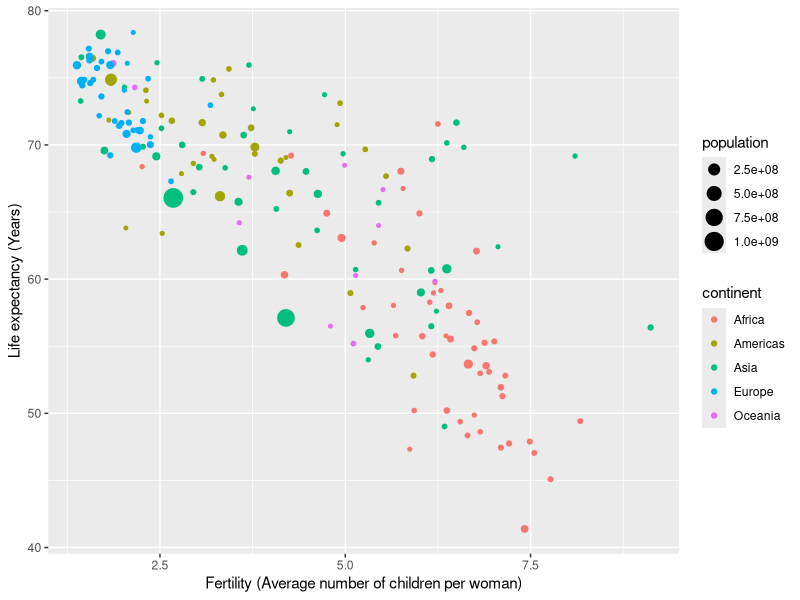
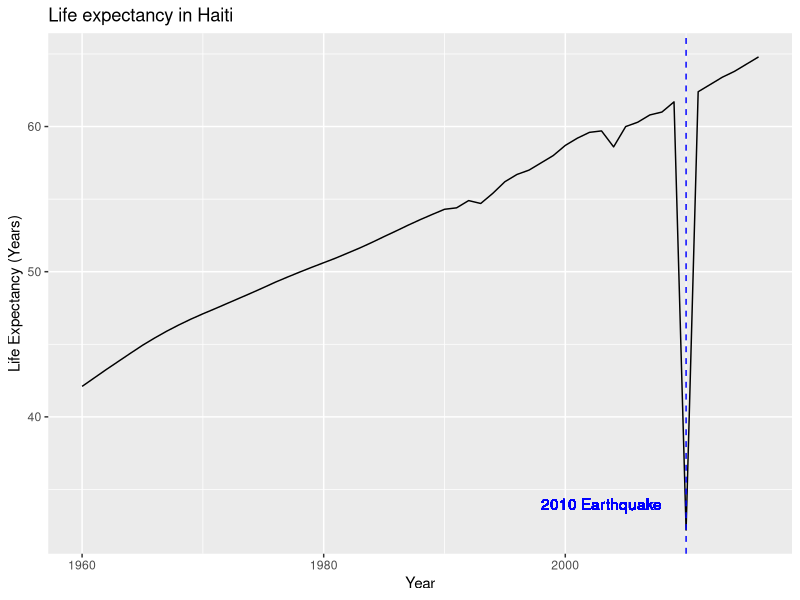

Write the R code that produced these figures, in order.
# Coding Question of the Day
# 9/26/2024
# Using the gapminder dataset, calculate the mean fertility rate by region for 
# the year 2015. Which 10 regions had the largest fertility rates that year?
# Assume there is no missing data. The following steps may be helpful.
# 1. Filter the data to only include the year 2015
# 2. Group by region
# 3. Calculate the average fertility rate for each region
# 4. Display the top 10 fertility rates (i.e., the 10 largest fertility rates)

library(dslabs)
library(dplyr)
data(gapminder)

region_fertility_rates <- gapminder %>%
  filter(year == 2015) %>%
  group_by(region) %>%
  summarise(avg_fertility_rate = mean(fertility)) %>%
  arrange(desc(avg_fertility_rate)) %>%
  top_n(10)

region_fertility_rates

# 10/01/2024
# Using the gapminder dataset, for the year 2000, add a column to the dataset 
# called `high_life_exp` that is equal to 1 if the life expectancy is above 
# 70 years of age and 0 otherwise. How many countries had a life expectancy 
# above 70 years in 2000? What percentage of countries included in the dataset 
# is this? Hint: it might be useful to use the ifelse function

library(dslabs)
library(dplyr)
data(gapminder)

gapminder_2000 <- gapminder %>%
  filter(year == 2000) %>%
  mutate(high_life_exp = ifelse(life_expectancy > 70, 1, 0))

# Sum the number of countries with life expectancy above 70
sum(gapminder_2000$high_life_exp)

# Percentage calculation
dim(gapminder_2000) # Show the number of countries in the dataset to get denominator

100/185 # 54%

# Another way to do the calculation
sum(gapminder_2000$high_life_exp) / length(gapminder_2000$high_life_exp)

#-------------------------------------------------------------------------------------------
# 10/03/2024
# Using the gapminder dataset and ggplot, for the year 1986, plot fertility on 
# the x-axis and life_expectancy on the y-axis. Color the points according to 
# continent, and make the size of the points correspond to the population of the 
# country. Update the x and y axis labels to be more informative. The arguments 
# color and size will be useful inside of ggplot. Note: you will most likely
# get ugly legends - don't worry about that right now. 

library(dslabs)
library(dplyr)
library(ggplot2)
data(gapminder)

gapminder %>% filter(year == 1986) %>%
  ggplot(aes(x = fertility, y = life_expectancy, color = continent, size = population)) +
  geom_point() +
  xlab("Fertility (Average number of children per woman)") +
  ylab("Life expectancy (Years)")


#-------------------------------------------------------------------------------------------
# 10/08/2024
# The dslabs package contains the us_contagious_disease dataset. This dataset 
# includes weekly reported counts data (cases) for seven diseases from 1928 to 
# 2011 for all 50 US states. Use this dataset and dplyr tools to create an 
# object called data that stores only the Measles data, includes a per 100,000 
# people rate, and removes Alaska and Hawaii since they only became states in 
# the late 1950s. Note there is a weeks_reporting column - take this into 
# account when calculating the rate. There are 52 weeks in a year.

library(dslabs)
library(dplyr)
data("us_contagious_diseases")

data <- us_contagious_diseases %>%
  filter(!state %in% c("Hawaii","Alaska"),
         disease == "Measles") %>%
  mutate(rate = (count / weeks_reporting) * 52 / (population / 100000))


#-------------------------------------------------------------------------------------------


# 10/10/2024
# Using the gapminder dataset, create a line graph of life_expectancy over time 
# for the country Haiti. Make sure to include informative axis labels and a title.
# There is a substantial decrease in life expectancy one year - look up the reason 
# for this if you don't know it already. Add text to your plot with geom_text 
# indicating the event that happened that year that had such a drastic impact on 
# life expectancy.

library(dslabs)
library(dplyr)
data("gapminder")

gapminder %>% filter(country == "Haiti") %>%
  ggplot(aes(year, life_expectancy)) +
  geom_line() +
  geom_vline(xintercept = 2010, lty = 2, color = "blue") +
  geom_text(aes(x = 2003, y = 34, label = "2010 Earthquake"), color = "blue") +
  xlab("Year") +
  ylab("Life Expectancy (Years)") +
  ggtitle("Life expectancy in Haiti")
